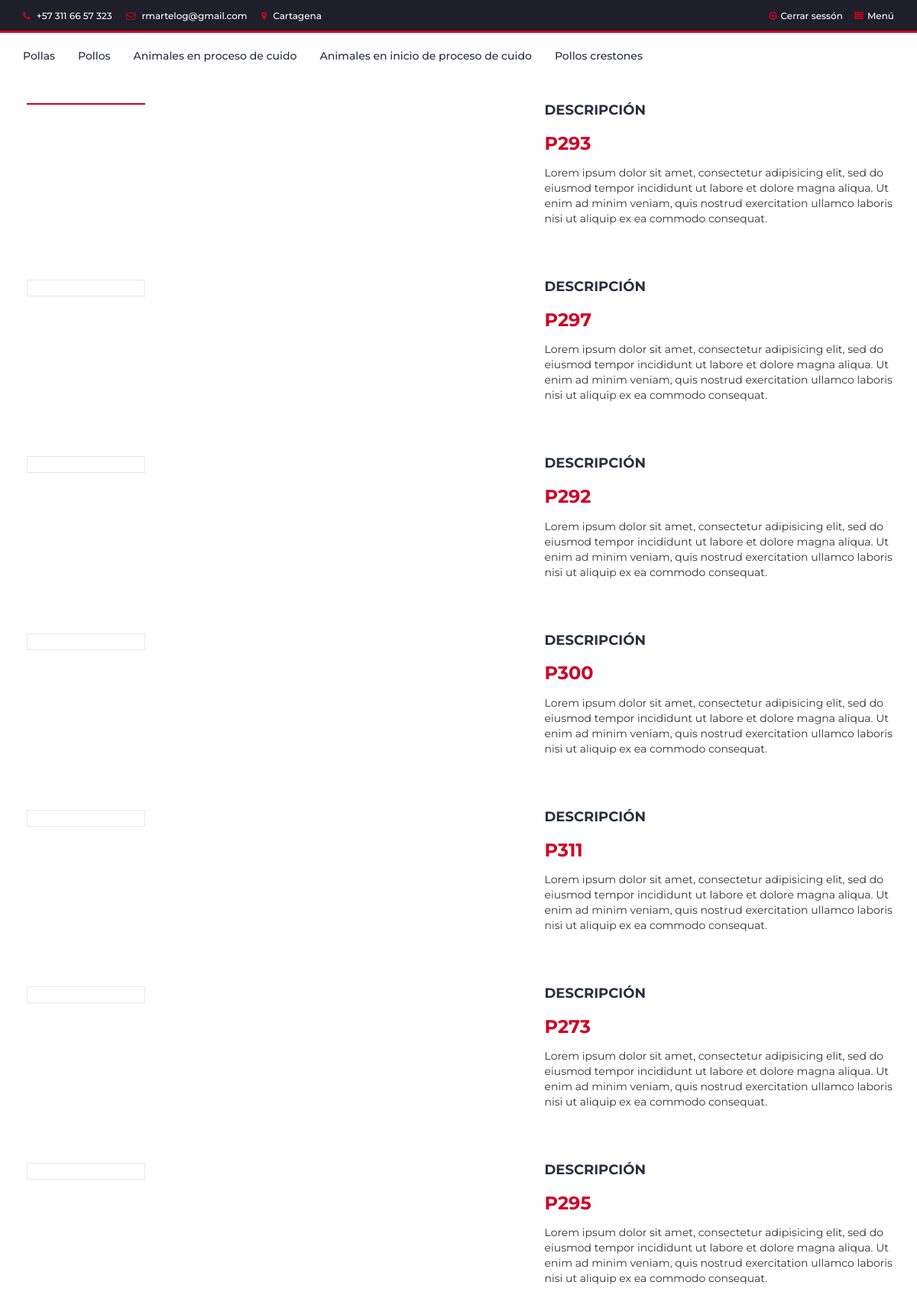
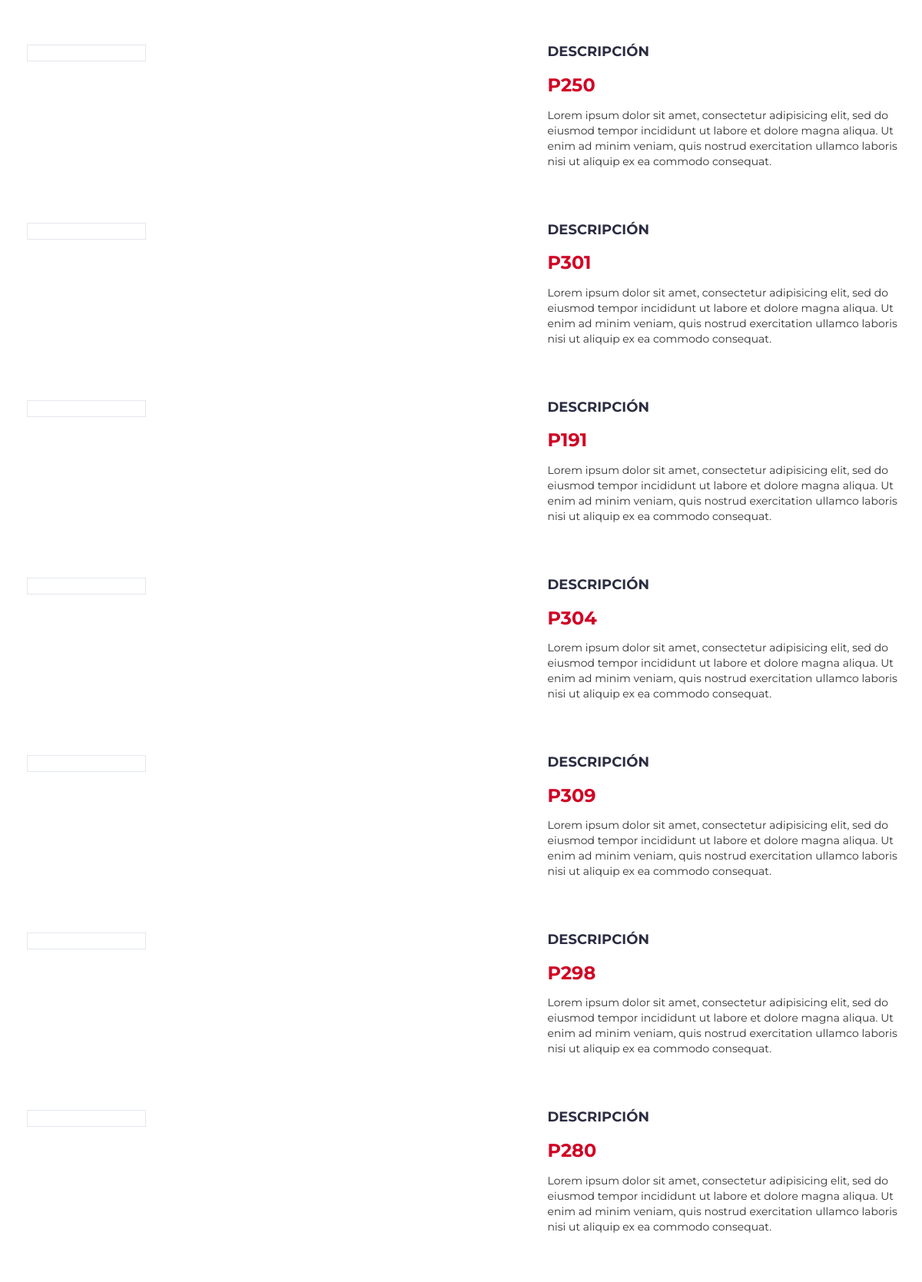
Page /home/producto (upper part) on the committed database (2 pictures, top to bottom).
### portafolio/models.py (models this page shows)
class Producto(models.Model):
    nombre_gallo = models.CharField(max_length=200, null=True, blank=False, verbose_name='Nombre_gallo')
    padre = models.CharField(max_length=50, null=True, blank=False, verbose_name='Padre')
    madre = models.CharField(max_length=50, null=True, blank=False, verbose_name='Madre')
    categoria = models.ForeignKey(Categoria, on_delete=models.CASCADE)
    precio = models.IntegerField(null=True, blank=False)
    foto = models.ImageField(upload_to='portafolio/static/images', verbose_name='Foto_animal', null=True, blank=True)
    disponible = models.BooleanField(default=True)
    class Meta:
        verbose_name = 'Producto'
        verbose_name_plural = 'Productos'
        ordering = ['id']

### portafolio/views.py (the view)
class producto(View):
    template_name = 'portafolio/producto.html'
    def get(self, request, *args, **kwargs):
        categoria = Categoria.objects.get(nombre_categoria='Pollos')
        pollos = Producto.objects.filter(categoria=categoria, disponible=True)
        return render(request, self.template_name, {'pollos': pollos})

### portafolio/templates/portafolio/producto.html (shortened to what this page needs)
{% extends 'portafolio/base.html' %}
{% load i18n %}
{% block content %}
		{% for producto in pollos %}
		<div class="section">
			<div class="container">
				<div class="row">
					<div class="col-md-5 col-md-push-2">
						<div id="product-main-img">
							<div class="product-preview">
							</div>
						</div>
					</div>
					<div class="col-md-2  col-md-pull-5">
						<div id="product-imgs">
							<div class="product-preview">
							</div>
						</div>
					</div>
					<div class="col-md-5">
						<div class="product-details">
							<h2 class="product-name">Descripción</h2>
							<div>
                                <h3 class="product-price">{{ producto.nombre_gallo }}</h3>
							</div>
							<p>Lorem ipsum dolor sit amet, consectetur adipisicing elit, sed do eiusmod tempor incididunt ut labore et dolore magna aliqua. Ut enim ad minim veniam, quis nostrud exercitation ullamco laboris nisi ut aliquip ex ea commodo consequat.</p>
						</div>
					</div>
				</div>
            </div>
		</div>{% endfor %}
{% endblock content %}

### portafolio/static/css/style.css (style rules this page uses)
body { font-family: 'Montserrat', sans-serif; font-weight: 400; color: #333; }
h1, h2, h3, h4, h5, h6 { color: #2B2D42; font-weight: 700; margin: 0 0 10px; }
.section { padding-top: 30px; padding-bottom: 30px; }
#product-imgs .product-preview { margin: 0px 5px; border: 1px solid #E4E7ED; }
#product-imgs .product-preview.slick-current { border-color: #D10024; }
.product-details .product-name { text-transform: uppercase; font-size: 18px; }
.product-details .product-price { display: inline-block; font-size: 24px; margin-top: 10px; margin-bottom: 15px; color: #D10024; }

### rows in the picture
Producto: nombre_gallo "P293"
Producto: nombre_gallo "P297"
Producto: nombre_gallo "P292"
Producto: nombre_gallo "P300"
Producto: nombre_gallo "P311"
Producto: nombre_gallo "P273"
Producto: nombre_gallo "P295"
Producto: nombre_gallo "P250"
Producto: nombre_gallo "P301"
Producto: nombre_gallo "P191"
Producto: nombre_gallo "P304"
Producto: nombre_gallo "P309"
Producto: nombre_gallo "P298"
Producto: nombre_gallo "P280"
